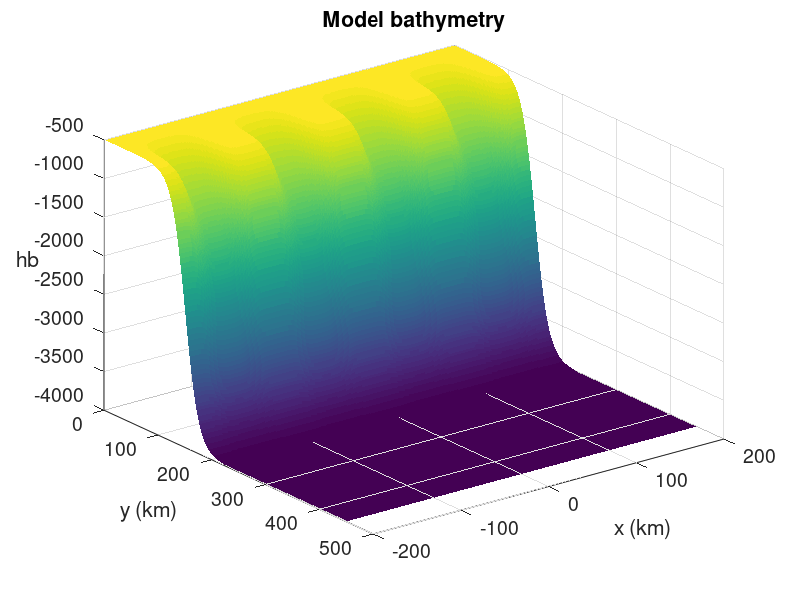

Write the MATLAB code that produced this figure. (Note: this script raises an error after producing the figure.)

  Nx = 400;
  Ny = 448;   
  m1km = 1000;
  Ws = 25*m1km; %%% Slope half-width
  Lx = 400*m1km; %%% Domain size in x 
  Ly = 450*m1km; %%% Domain size in y   
  H = 4000; %%% Domain size in z 

  use_trough = true;
  
  %%% Topographic parameters 
  Hshelf = 500; %%% Continental shelf depth
  Hs = H - Hshelf; %%% Shelf height
  Ys = 150*m1km; %%% Meridional slope position
  
  %%% Trough parameters
  N_trough = 4;
  H_trough = 300; %%% Positive for a trough, negative for a ridge
  H_bump = -H_trough;
  W_trough = Lx/N_trough/4; %%% Default 50*m1km

  X_trough = zeros(1,N_trough);
  X_bump = zeros(1,N_trough);
  for nrt = 1:N_trough
      X_trough(1,nrt) = (2*nrt-1-N_trough)/2*Lx/N_trough;
      X_bump(1,nrt)= (2*nrt-N_trough)/2*Lx/N_trough;
  end
  Y_trough = 0*m1km; %%% Southern edge of trough
  
  if(use_trough)
     Zs = 2250 + H_trough/2*N_trough; %%% Vertical slope position, 2850m  (Exponentials: Zs=1000; Tanh-like: 2250)
  else
     Zs = 2250; 
  end
  
  
  %%% Zonal grid
  dx = Lx/Nx;  
  xx = (1:Nx)*dx;
  xx = xx-mean(xx);
  
  %%% Uniform meridional grid   
  dy = (Ly/Ny)*ones(1,Ny);  
  yy = cumsum((dy + [0 dy(1:end-1)])/2);
 
  %%% Plotting mesh
  [Y,X] = meshgrid(yy,xx);
  

  z_topog = Zs * ones(size(X));
  h_topog = Hs * ones(size(X));
  if (use_trough)    
    for ntr = 1:N_trough
        h_trough = H_trough * exp(-((X-X_trough(ntr))/W_trough).^4);
        h_trough(Y<Y_trough) = 0;
        yidx = (yy>Y_trough) & (yy<Ys-Ws);
        h_trough(:,yidx) = h_trough(:,yidx) .* 0.5.*(1-cos(pi*(Y(:,yidx)-Y_trough)/(Ys-Ws-Y_trough)));
        z_topog =  (z_topog-0.5*H_trough).*ones(size(X)) + h_trough;
        h_topog = h_topog - 2 * h_trough;
    end 
  end  
  h = -z_topog - (h_topog/2).*tanh((Y-Ys)/Ws);  
  
  fontsize = 12;
  
  %%% Plot the bathymetry
    figure(1);
    clf;
    surf(X/1000,Y/1000,h,'EdgeColor','None');   
    xlabel('x (km)');
    ylabel('y (km)');
    zlabel('hb','Rotation',0);
%     plot(Y(1,:),h(1,:));
    title('Model bathymetry');
    set(gca,'fontsize',fontsize+2,'Ydir','reverse');
    PLOT = gcf;
    PLOT.Position = [248 284 655 442];  
